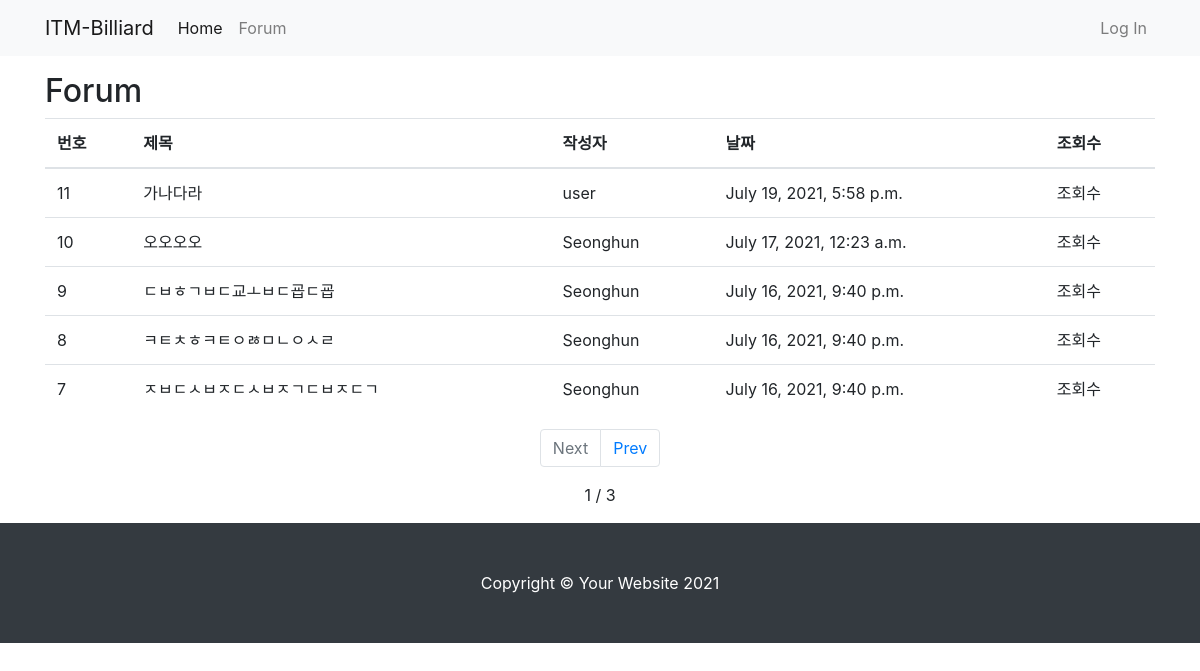
The app's page /forum/ with its own data.
### forum/models.py (models this page shows, shortened)
class Post(models.Model):
    title = models.CharField(max_length=30)
    content = MarkdownxField()
    created_at = models.DateTimeField(auto_now_add=True)
    updated_at = models.DateTimeField(auto_now=True)
    author = models.ForeignKey(User, null=True ,on_delete=models.SET_NULL)
    def get_absolute_url(self):
        return f'/forum/{self.pk}/'

### forum/views.py (the view)
# urls.py: path('', views.PostList.as_view()),
class PostList(ListView):
    model = Post
    ordering = '-pk'
    paginate_by = 5

### forum/templates/forum/post_list.html (shortened to what this page needs)
{% extends 'forum/base.html' %}
{% block main_area %}
<h2>Forum</h2>
<table class="table table-hover">
  <thead>
    <tr>
      <th>번호</th>
      <th>제목</th>
      <th>작성자</th>
      <th>날짜</th>
      <th>조회수</th>
    </tr>
  </thead>
  <tbody>
    {% if post_list.exists %}
    {% for p in post_list %}
    <tr onClick="location.href='{{ p.get_absolute_url }}'">
      <td>{{ p.pk }}</td>
      <td>{{ p.title }}</td>
      <td>{{ p.author }}</td>
      <td>{{ p.created_at }}</td>
      <td>조회수</td>
    </tr>
    {% endfor %}
    {% else %}
    <h3>아직 게시물이 없습니다.</h3>
    {% endif %}
  </tbody>
</table>
{% if is_paginated %}
<nav aria-label="Page navigation example">
  <ul class="pagination justify-content-center">
    <div class="row">
      {% if page_obj.has_previous %}
      <li class="page-item">
        <a class="page-link" href="?page={{ page_obj.previous_page_number }}">Next</a>
      </li>
      {% else %}
      <li class="page-item disabled">
        <a class="page-link" href="#" tabindex="-1" aria-disabled="true">Next</a>
      </li>
      {% endif %}
      {% if page_obj.has_next %}
      <li class="page-item">
        <a class="page-link" href="?page={{ page_obj.next_page_number }}">Prev</a>
      </li>
      {% else %}
      <li class="page-item disabled">
        <a class="page-link" href="#" tabindex="-1" aria-disabled="true">Prev</a>
      </li>
      {% endif %}
    </div>
  </ul>
  <span class="row current justify-content-center mt-0">
    {{ page_obj.number }} / {{ page_obj.paginator.num_pages }}
  </span>
</nav>
{% endif %}
{% endblock %}

### records on screen
Post: pk "11", title "가나다라", author "user", created_at "July 19, 2021, 5:58 p.m."
Post: pk "10", title "오오오오", author "Seonghun", created_at "July 17, 2021, 12:23 a.m."
Post: pk "9", title "ㄷㅂㅎㄱㅂㄷ교ㅗㅂㄷ굡ㄷ굡", author "Seonghun", created_at "July 16, 2021, 9:40 p.m."
Post: pk "8", title "ㅋㅌㅊㅎㅋㅌㅇㅀㅁㄴㅇㅅㄹ", author "Seonghun", created_at "July 16, 2021, 9:40 p.m."
Post: pk "7", title "ㅈㅂㄷㅅㅂㅈㄷㅅㅂㅈㄱㄷㅂㅈㄷㄱ", author "Seonghun", created_at "July 16, 2021, 9:40 p.m."

### other values on screen
{{ page_obj.number }} "1"
{{ page_obj.paginator.num_pages }} "3"
